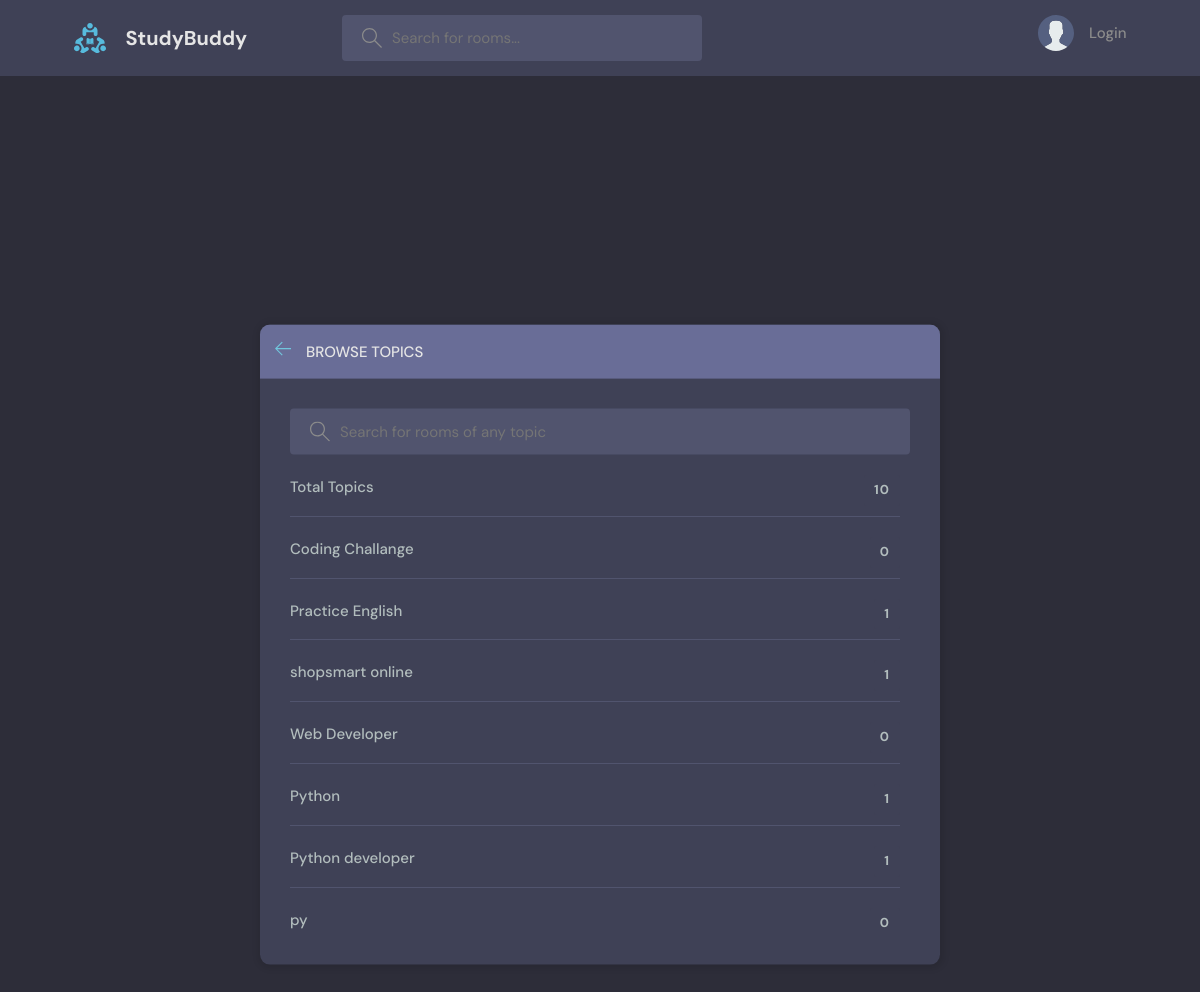
Page /topics/ on the committed database.
### base/models.py (models this page shows, shortened)
class Topic(models.Model):
    name = models.CharField(max_length=200)

### base/views.py (the view)
# urls.py: path('topics/',views.topics,name="topics"),
def topics(request):
    q = request.GET.get('q', '')
    topics = Topic.objects.filter(Q(name__icontains=q))
    context = {'topics' : topics}
    return render(request,'base/topics.html',context)

### base/templates/base/topics.html (shortened to what this page needs)
{% extends 'main.html' %} {% block content %}
<main class="create-room layout" style="padding-top: 80px !important">
  <div class="container">
    <div class="layout__box">
      <div class="layout__boxHeader">
        <div class="layout__boxTitle">
          <a href="{% url 'home' %}">
            <svg
              version="1.1"
              xmlns="http://www.w3.org/2000/svg"
              width="32"
              height="32"
              viewBox="0 0 32 32"
            >
              <title>arrow-left</title>
              <path
                d="M13.723 2.286l-13.723 13.714 13.719 13.714 1.616-1.611-10.96-10.96h27.625v-2.286h-27.625l10.965-10.965-1.616-1.607z"
              ></path>
            </svg>
          </a>
          <h3>Browse Topics</h3>
        </div>
      </div>
      <div class="topics-page layout__body">
        <form class="header__search" method="GET" action="{% url 'topics' %}">
          <label>
            <input name="q" placeholder="Search for rooms of any topic" />
          </label>
        </form>
        <ul
          class="topics__list"
          style="
            max-height: 480px;
            overflow-y: auto;
            padding-right: 10px;
            scrollbar-width: thin;
            scrollbar-color: black transparent;
          "
        >
          <li>
            <a href="{% url 'topics' %}"
              >Total Topics<span>{{ topics.count }}</span></a
            >
          </li>
          {% for topic in topics %}
          <li>
            <div>
              <a href="{% url 'home' %}?q={{ topic.name }}"
                >{{ topic.name }} <span>{{ topic.room_set.all.count }}</span></a
              >
            </div>
          </li>
          {% endfor %}
        </ul>
      </div>
    </div>
  </div>
</main>
{% endblock content %}

### static/styles/style.css (style rules this page uses)
:root { --color-main: #71c6dd; --color-main-light: #e1f6fb; --color-dark: #3f4156; --color-dark-medium: #51546e; --color-dark-light: #696d97; --color-light: #e5e5e5; --color-gray: #8b8b8b; --color-light-gray: #b2bdbd; --color-bg: #2d2d39; --color-success: #5dd693; --color-error: #fc4b0b; }
* { font-family: "DM Sans", -apple-system, BlinkMacSystemFont, "Segoe UI", Roboto, Oxygen, Ubuntu, Cantarell, "Open Sans", "Helvetica Neue", sans-serif; margin: 0; padding: 0; box-sizing: border-box; text-rendering: optimizeLegibility; font-size: inherit; }
html { font-size: 56.25%; }
@media only screen and (min-width: 1200px) { html { font-size: 62.5%; } }
body { line-height: 1.6; font-weight: 400; font-size: 1.5rem; color: var(--color-light-gray); background-color: var(--color-bg); min-height: 100vh; }
a { display: inline-block; color: var(--color-main); text-decoration: none; }
.container { max-width: 120rem; width: 90%; margin: auto; }
.header__search > label { background-color: var(--color-dark-medium); padding: 1.3rem 1rem; display: flex; align-items: center; gap: 1rem; border-radius: 4px; }
.header__search svg { fill: var(--color-gray); width: 2rem; height: 2rem; margin-left: 1rem; }
.header__search input { width: 30rem; background: transparent; border: none; outline: none; color: var(--color-light); }
.layout { margin-top: 2.4rem; }
.layout > .container { display: flex; justify-content: space-between; align-items: flex-start; }
.layout__box { width: 90%; max-width: 48rem; min-height: 40rem; position: absolute; top: 50%; left: 50%; transform: translate(-50%, -46%); background-color: var(--color-dark); border-radius: 1rem; box-shadow: 1px 1px 6px 3px rgba(0, 0, 0, 0.1); overflow: hidden; }
.layout__boxHeader { display: flex; padding: 1.5rem; background-color: var(--color-dark-light); }
.layout__boxTitle { display: flex; gap: 1.5rem; align-items: center; }
.layout__boxTitle h3 { text-transform: uppercase; font-weight: 500; color: var(--color-light); }
.layout__boxTitle svg { width: 1.6rem; height: 1.6rem; fill: var(--color-main); }
.layout__body { margin: 3rem; }
.topics__list { list-style: none; }
.topics__list li a { display: flex; justify-content: space-between; margin-bottom: 3rem; font-weight: 500; color: var(--color-light-gray); transition: all 0.3s ease-in-out; }
.topics__list li a span { padding: 0.5rem 1rem; background-color: var(--color-dark); border-radius: 3px; font-size: 1.3rem; font-weight: 700; letter-spacing: 1px; }
.topics-page .topics__list li:not(:last-child) a { margin: 2rem 0; padding-bottom: 1rem; text-decoration: none; border-bottom: 1px solid var(--color-dark-medium); }
.topics-page .header__search { display: block; }
.create-room.layout .layout__box { max-width: 68rem; }

### rows in the picture
Topic: name "Coding Challange", room_set.all.count "0"
Topic: name "Practice English", room_set.all.count "1"
Topic: name "shopsmart online", room_set.all.count "1"
Topic: name "Web Developer", room_set.all.count "0"
Topic: name "Python", room_set.all.count "1"
Topic: name "Python developer", room_set.all.count "1"
Topic: name "py", room_set.all.count "0"

### other values in the picture
{{ topics.count }} "10"
